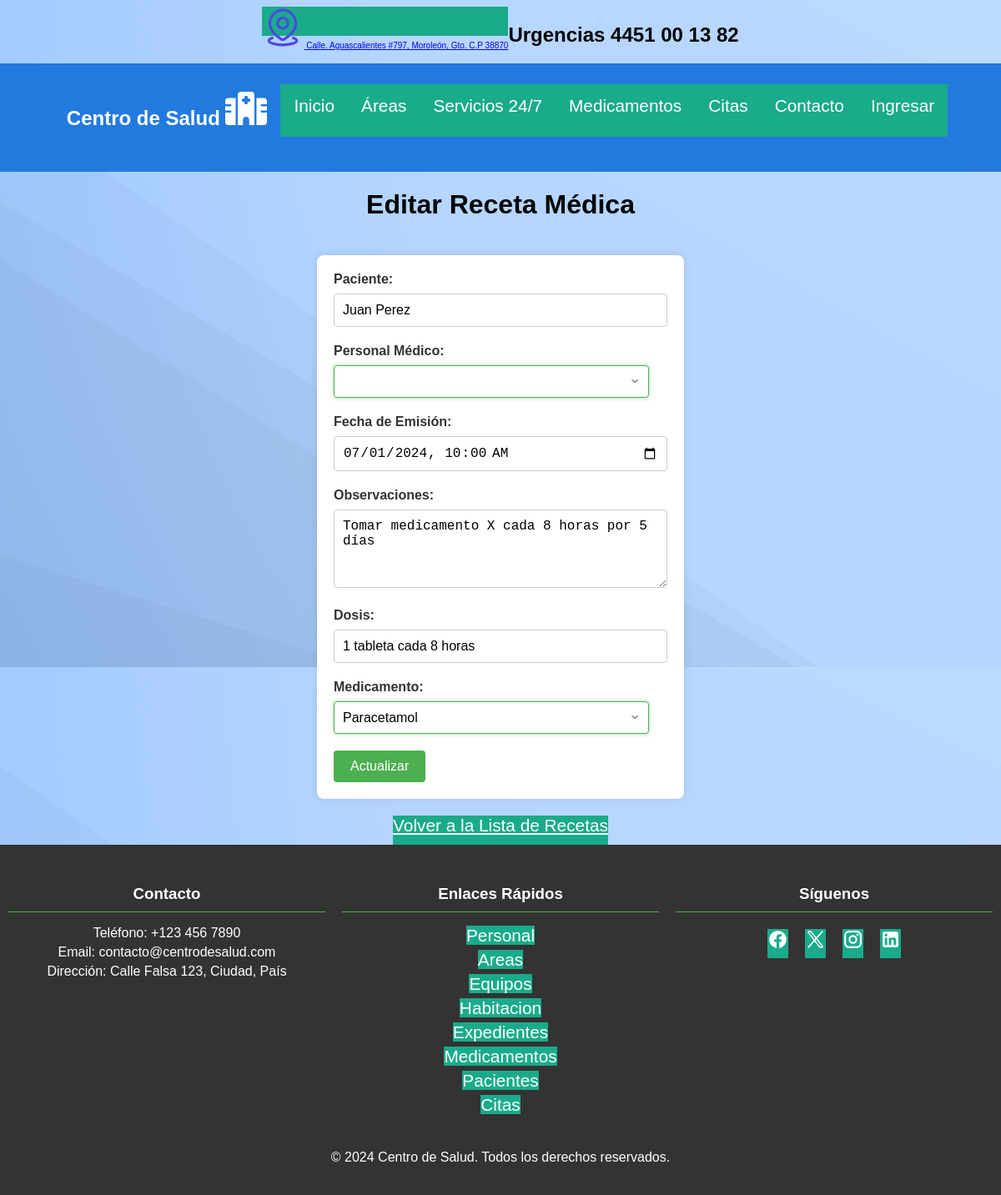
/editar_receta.php?id=1, run on the app's committed database.
### tables this page shows
CREATE TABLE Recetas_Medicas (
    id_receta INT AUTO_INCREMENT PRIMARY KEY,
    id_paciente INT,
    id_personal INT,
    fecha_emision DATETIME,
    observaciones TEXT,
    FOREIGN KEY (id_paciente) REFERENCES Pacientes(id_paciente),
    FOREIGN KEY (id_personal) REFERENCES Personal(id_personal)
);

CREATE TABLE Pacientes (
    id_paciente INT AUTO_INCREMENT PRIMARY KEY,
    nombre VARCHAR(100),
    apellido VARCHAR(100),
    fecha_nacimiento DATE,
    direccion VARCHAR(255),
    telefono VARCHAR(20),
    id_cama INT,
    FOREIGN KEY (id_cama) REFERENCES Camas(id_cama)
);

CREATE TABLE Receta_Medicamento (
    id_receta_medicamento INT AUTO_INCREMENT PRIMARY KEY,
    id_receta INT,
    id_medicamento INT,
    dosis VARCHAR(50),
    FOREIGN KEY (id_receta) REFERENCES Recetas_Medicas(id_receta),
    FOREIGN KEY (id_medicamento) REFERENCES Medicamentos(id_medicamento)
);

### editar_receta.php (the view, shortened to what this page needs)
<!DOCTYPE html>
<html lang="es">
<head>
    <link rel="stylesheet" href="css/style.css">
</head>
<body>
    <?php include 'assets/header.php'; ?>
    <h1>Editar Receta Médica</h1>
    <?php
    if (isset($_GET['id']) && !empty($_GET['id'])) {
        include 'includes/conexion.php';
        $id_receta = filter_var($_GET['id'], FILTER_SANITIZE_NUMBER_INT);
        $sql = "SELECT
                    r.id_receta,
                    r.id_paciente,
                    p.nombre AS nombre_paciente,
                    p.apellido AS apellido_paciente,
                    r.id_personal,
                    r.fecha_emision,
                    r.observaciones,
                    rm.dosis,
                    rm.id_medicamento,
                    m.nombre AS nombre_medicamento
                FROM
                    Recetas_Medicas r
                JOIN
                    Pacientes p ON r.id_paciente = p.id_paciente
                JOIN
                    Receta_Medicamento rm ON r.id_receta = rm.id_receta
                JOIN
                    Medicamentos m ON rm.id_medicamento = m.id_medicamento
                WHERE
                    r.id_receta = ?";
        $stmt = $conn->prepare($sql);
        if ($stmt) {
            $stmt->bind_param('i', $id_receta);
            $stmt->execute();
            $resultado = $stmt->get_result();
            if ($resultado->num_rows == 1) {
                $receta = $resultado->fetch_assoc();
                $sql_medicamentos = "SELECT id_medicamento, nombre FROM Medicamentos";
                $resultado_medicamentos = $conn->query($sql_medicamentos);
                ?>
                <form action="procesar_editar_receta.php" method="POST">
                    <label for="id_paciente">Paciente:</label>
                    <input type="text" id="id_paciente" name="id_paciente"
                        value="<?php echo $receta['nombre_paciente'] . ' ' . $receta['apellido_paciente']; ?>" readonly>
                    <label for="id_personal">Personal Médico:</label>
                    <select id="id_personal" name="id_personal" required>
                    </select>
                    <label for="fecha_emision">Fecha de Emisión:</label>
                    <input type="datetime-local" id="fecha_emision" name="fecha_emision"
                        value="<?php echo date('Y-m-d\TH:i', strtotime($receta['fecha_emision'])); ?>" required>
                    <label for="observaciones">Observaciones:</label>
                    <textarea id="observaciones" name="observaciones" rows="4"
                        required><?php echo $receta['observaciones']; ?></textarea>
                    <label for="dosis">Dosis:</label>
                    <input type="text" id="dosis" name="dosis" value="<?php echo $receta['dosis']; ?>" required>
                    <label for="id_medicamento">Medicamento:</label>
                    <select id="id_medicamento" name="id_medicamento" required>
                        <?php
                        while ($fila = $resultado_medicamentos->fetch_assoc()) {
                            $selected = ($fila['id_medicamento'] == $receta['id_medicamento']) ? 'selected' : '';
                            echo "<option value='" . $fila['id_medicamento'] . "' $selected>" . $fila['nombre'] . "</option>";
                        }
                        ?>
                    </select>
                    <input type="submit" value="Actualizar"></input>
                </form>
                <?php
            } else {
                echo "<p>No se encontró la receta médica con el ID proporcionado.</p>";
            }
        } else {
            echo "<p>Error al preparar la consulta.</p>";
        }
    } else {
        echo "<p>No se proporcionó un ID válido para editar la receta médica.</p>";
    }
    ?>
    <a href="recetas.php">Volver a la Lista de Recetas</a>
</body>
</html>

### css/style.css (style rules this page uses)
body { display: flex; flex-direction: column; min-height: 100vh; justify-content: center; align-items: center; font-family: Arial, sans-serif; margin: 0; }
a { background:#1AAB8A; color:#fff; border:none; position:relative; height:35px; font-size:1.3em; padding:0 0em; cursor:pointer; transition:800ms ease all; outline:none; }
a:before,a:after { content:''; position:absolute; top:0; right:0; height:2px; width:0; background: #1AAB8A; transition:400ms ease all; }
a:after { right:inherit; top:inherit; left:0; bottom:0; }
footer { width: 100%; background-color: #333; color: white; padding: 20px 0; text-align: center; }
footer .container { display: flex; flex-wrap: wrap; justify-content: space-around; max-width: 1366px; margin: 0 auto; }
footer .column { flex: 1; margin: 10px; min-width: 200px; }
footer h3 { border-bottom: 1px solid #4CAF50; padding-bottom: 10px; margin-bottom: 10px; }
footer ul { list-style-type: none; padding: 0; }
footer ul li { margin: 5px 0; }
footer ul li a { color: white; text-decoration: none; }
footer .social-icons { display: flex; justify-content: center; margin: 20px 0; }
footer .social-icons a { color: white; text-decoration: none; margin: 0 10px; font-size: 24px; }
form { font-family: Arial, sans-serif; background-color: #fff; padding: 20px; border-radius: 8px; box-shadow: 0 0 10px rgba(0, 0, 0, 0.1); width: 100%; max-width: 400px; margin: 20px; }
form label { display: block; margin-bottom: 8px; font-weight: bold; color: #333; }
form input[type="email"], form input[type="password"], form input[type="datetime-local"], form input[type="text"], form input[type="number"], form input[type="file"], form select, form textarea { width: calc(100% - 22px); padding: 10px; margin-bottom: 20px; border: 1px solid #ccc; border-radius: 4px; font-size: 16px; }
form select { appearance: none; background-color: #fff; background-size: 12px; }
form select:required, form textarea:focus { border-color: #4CAF50; box-shadow: 0 0 5px rgba(76, 175, 80, 0.5); outline: none; }
input[type="submit"], .inputdiv a { padding: 10px 20px; text-decoration: none; color: #fff; background-color: #4CAF50; border: none; border-radius: 4px; cursor: pointer; font-size: 16px; text-align: center; }
form textarea { resize: vertical; }

### data on the page
recetas_medicas: id_paciente "Juan Perez", fecha_emision "07/01/2024 10:00", observaciones "Tomar medicamento X cada 8 horas por 5 días", dosis "1 tableta cada 8 horas"

### other printed values
form field id_medicamento "Paracetamol"
